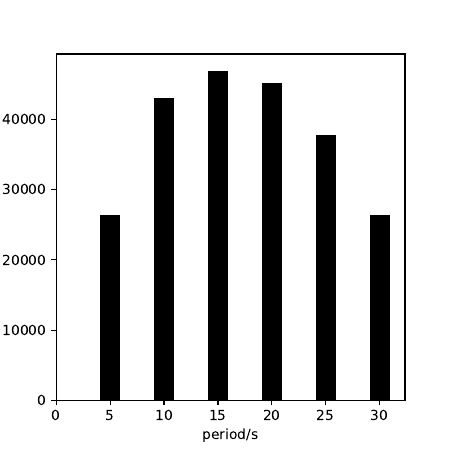

Write Python code to recreate this figure.
#!/usr/bin/env python
import os
import numpy as np
import matplotlib.pylab as plt
c0=3.
T=np.arange(2,41)
raynum=np.zeros(len(T))
with open('distcut.lst','r') as f:
    lines=f.readlines()
    f.close()
dist=[]
stats=[]
for line in lines:
    dist.append(float(line.split()[2]))
dist=np.array(dist)
for i in range(len(T)):
    t=T[i]
    for j in range(len(dist)):
        if c0*t<=dist[j]/3:
            raynum[i]+=1

raynum=np.array([26457,43095,46937,45201,37830,26550])
T=np.array([5,10,15,20,25,30])

fig = plt.figure(figsize=(4.5,4.5))
plt.bar(left=T,height=raynum,width=2,facecolor='black',edgecolor='white')
plt.xticks(np.arange(0,31,5))
plt.xlabel('period/s')
plt.ylabel('number of dispersion curves')
plt.savefig('nt.pdf')
plt.show()
